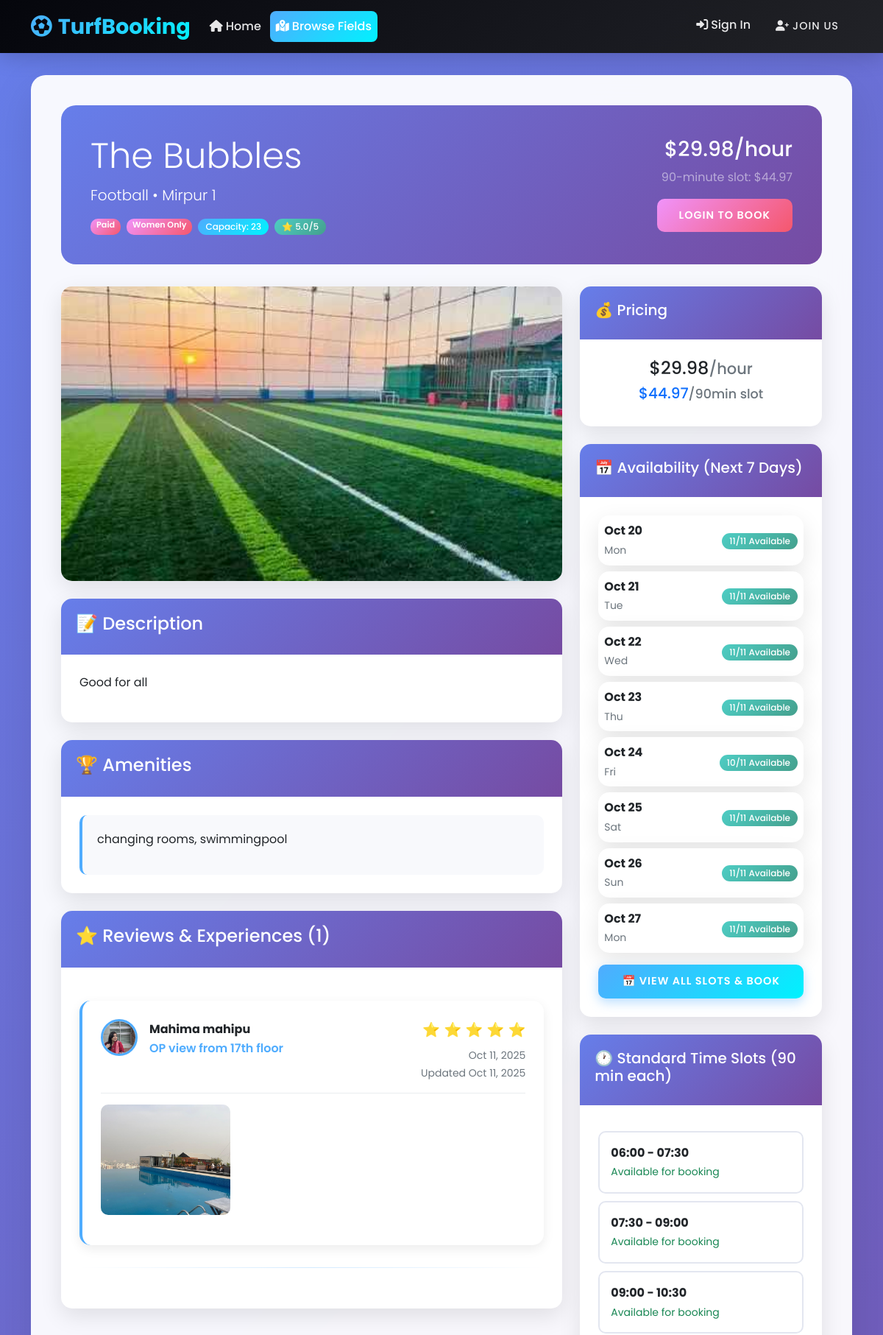
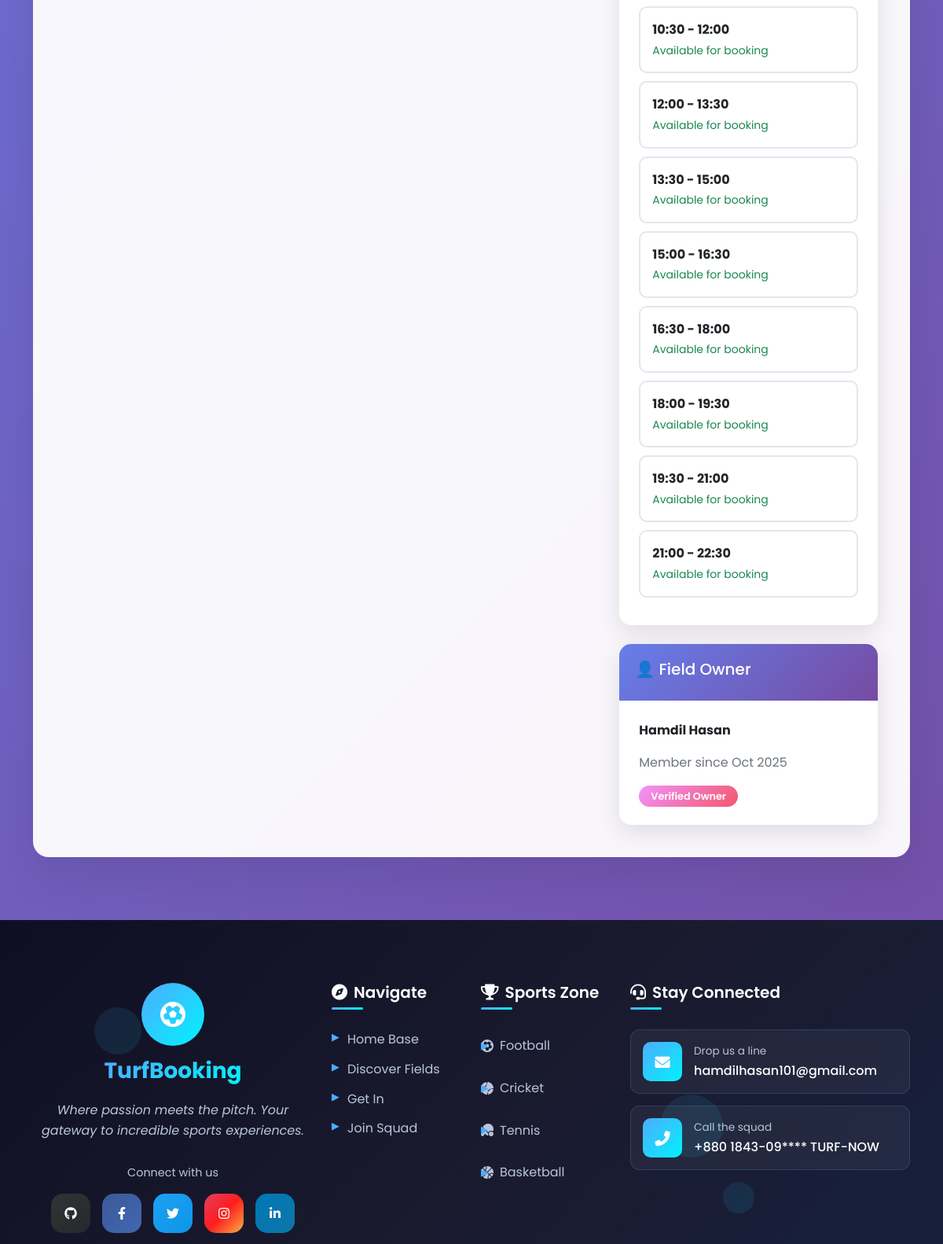
/fields/4/ (upper part), run on the app's committed database (2 pictures, top to bottom).
### fields/models.py (models this page shows, shortened)
class Field(models.Model):
    FIELD_TYPES = (
        ('Cricket', 'Cricket'),
        ('Football', 'Football'),
        ('Tennis', 'Tennis'),
        ('Basketball', 'Basketball'),
    )
    AVAILABILITY = (
        ('Free', 'Free'),
        ('Paid', 'Paid'),
    )
    owner = models.ForeignKey(User, on_delete=models.CASCADE)
    name = models.CharField(max_length=200)
    field_type = models.CharField(max_length=20, choices=FIELD_TYPES)
    location = models.CharField(max_length=300)
    cost_per_hour = models.DecimalField(max_digits=10, decimal_places=2)
    availability_type = models.CharField(max_length=10, choices=AVAILABILITY)
    description = models.TextField(max_length=1000)
    image = models.ImageField(upload_to='fields/', blank=True, null=True)
    is_women_only = models.BooleanField(default=False)
    capacity = models.PositiveIntegerField()
    amenities = models.TextField(max_length=500, blank=True)
    is_active = models.BooleanField(default=True)
    created_at = models.DateTimeField(auto_now_add=True)
    def get_90min_cost(self):
        if self.availability_type == 'Free':
            return Decimal('0.00')
        return self.cost_per_hour * Decimal('1.5')
    def get_formatted_90min_cost(self):
        cost = self.get_90min_cost()
        return f"${cost:.2f}"

class Review(models.Model):
    user = models.ForeignKey(User, on_delete=models.CASCADE)
    field = models.ForeignKey(Field, on_delete=models.CASCADE)
    rating = models.PositiveIntegerField(choices=[(i, i) for i in range(1, 6)])
    comment = models.TextField(max_length=1000, blank=True)
    experience_title = models.CharField(max_length=200, blank=True)
    created_at = models.DateTimeField(auto_now_add=True)
    updated_at = models.DateTimeField(auto_now=True)
    class Meta:
        unique_together = ('user', 'field')

class ReviewImage(models.Model):
    review = models.ForeignKey(Review, on_delete=models.CASCADE, related_name='images')
    image = models.ImageField(upload_to='review_images/')
    caption = models.CharField(max_length=200, blank=True)
    uploaded_at = models.DateTimeField(auto_now_add=True)

class FieldTimeSlot(models.Model):
    field = models.ForeignKey(Field, on_delete=models.CASCADE)
    start_time = models.TimeField()
    end_time = models.TimeField()
    is_available = models.BooleanField(default=True)

### accounts/models.py (models this page shows, shortened)
class UserProfile(models.Model):
    user = models.OneToOneField(User, on_delete=models.CASCADE)
    age = models.PositiveIntegerField(null=True, blank=True, default=18)
    mobile = models.CharField(max_length=15, blank=True, null=True)
    address = models.CharField(max_length=200, blank=True, null=True)
    gender = models.CharField(
        max_length=10,
        choices=[('Male', 'Male'), ('Female', 'Female')],
        blank=True,
        null=True,
        default='Male'
    )
    emergency_contact = models.CharField(max_length=15, blank=True, null=True)
    is_field_owner = models.BooleanField(default=False)
    profile_picture = models.ImageField(upload_to='profiles/', blank=True, null=True)

### fields/views.py (the view)
# urls.py: path('<int:field_id>/', views.field_detail, name='field_detail'),
def field_detail(request, field_id):
    field = get_object_or_404(Field, id=field_id, is_active=True)
    time_slots = FieldTimeSlot.objects.filter(field=field, is_available=True)
    reviews = Review.objects.filter(field=field).order_by('-created_at')
    avg_rating = reviews.aggregate(Avg('rating'))['rating__avg']
    today = date.today()
    available_dates = []
    for i in range(8):
        check_date = today + timedelta(days=i)
        booked_slots = set()
        try:
            bookings = Booking.objects.filter(
                field=field,
                booking_date=check_date,
                status__in=['Confirmed', 'Pending']
            ).values_list('time_slot_id', flat=True)
            booked_slots.update(bookings)
        except ImportError:
            pass
        total_slots = time_slots.count()
        available_slots = total_slots - len(booked_slots)
        available_dates.append({
            'date': check_date,
            'available_slots': available_slots,
            'total_slots': total_slots,
            'is_fully_booked': available_slots == 0
        })
    team_formations = []
    try:
        team_formations = TeamFormation.objects.filter(
            booking__field=field,
            looking_for_players=True,
            booking__booking_date__gte=date.today(),
            booking__status='Confirmed'
        )
    except ImportError:
        pass
    context = {
        'field': field,
        'time_slots': time_slots,
        'reviews': reviews,
        'avg_rating': avg_rating,
        'team_formations': team_formations,
        'available_dates': available_dates,
        'today': today,
    }
    return render(request, 'fields/field_detail.html', context)

### fields/templates/fields/field_detail.html (shortened to what this page needs)
{% extends 'base.html' %}
{% block content %}
<div class="field-detail-header">
    <div class="row align-items-center">
        <div class="col-md-8">
            <h1 class="display-5">{{ field.name }}</h1>
            <p class="lead">{{ field.field_type }} • {{ field.location }}</p>
            <div class="d-flex flex-wrap gap-2 mt-3">
                <span class="badge {{ field.availability_type|lower }}-field">
                    {{ field.availability_type }}
                </span>
                {% if field.is_women_only %}
                    <span class="badge women-only-indicator">Women Only</span>
                {% endif %}
                <span class="badge bg-info">Capacity: {{ field.capacity }}</span>
                {% if avg_rating %}
                    <span class="badge bg-success">
                        ⭐ {{ avg_rating|floatformat:1 }}/5
                    </span>
                {% endif %}
            </div>
        </div>
        <div class="col-md-4 text-end">
            <h3 class="text-white">${{ field.cost_per_hour }}/hour</h3>
            <p class="text-white-50">90-minute slot: {{ field.get_formatted_90min_cost }}</p>
            {% if user.is_authenticated %}
                <a href="{% url 'bookings:book_field' field.id %}" class="btn btn-success btn-lg">
                    📅 Book Now
                </a>
            {% else %}
                <a href="{% url 'accounts:login' %}" class="btn btn-warning btn-lg">
                    Login to Book
                </a>
            {% endif %}
        </div>
    </div>
</div>
<div class="row">
    <div class="col-md-8">
        <div class="card mb-4">
            {% if field.image %}
                <img src="{{ field.image.url }}" class="card-img-top" alt="{{ field.name }}" style="height: 400px; object-fit: cover;">
            {% else %}
                <div class="card-img-top bg-secondary d-flex align-items-center justify-content-center" style="height: 400px;">
                    <span class="text-white" style="font-size: 4rem;">🏟️</span>
                </div>
            {% endif %}
        </div>
        <div class="card mb-4">
            <div class="card-header">
                <h4>📝 Description</h4>
            </div>
            <div class="card-body">
                <p>{{ field.description }}</p>
            </div>
        </div>
        {% if field.amenities %}
        <div class="card mb-4">
            <div class="card-header">
                <h4>🏆 Amenities</h4>
            </div>
            <div class="card-body">
                <div class="field-amenities">
                    {{ field.amenities|linebreaks }}
                </div>
            </div>
        </div>
        {% endif %}
        <div class="card mb-4">
            <div class="card-header d-flex justify-content-between align-items-center">
                <h4>⭐ Reviews & Experiences ({{ reviews.count }})</h4>
            </div>
            <div class="card-body">
                {% for review in reviews %}
                    <div class="review-card enhanced-review">
                        <div class="review-header">
                            <div class="d-flex justify-content-between align-items-start">
                                <div class="reviewer-info">
                                    <div class="d-flex align-items-center">
                                        {% if review.user.userprofile.profile_picture %}
                                            <img src="{{ review.user.userprofile.profile_picture.url }}"
                                                 alt="Profile" class="reviewer-avatar">
                                        {% else %}
                                            <div class="reviewer-avatar-placeholder">
                                                {{ review.user.username|first|upper }}
                                            </div>
                                        {% endif %}
                                        <div class="ms-3">
                                            <strong>{{ review.user.get_full_name|default:review.user.username }}</strong>
                                            {% if review.experience_title %}
                                                <h6 class="experience-title mt-1">{{ review.experience_title }}</h6>
                                            {% endif %}
                                        </div>
                                    </div>
                                </div>
                                <div class="rating-and-date text-end">
                                    <div class="rating-stars">
                                        {% for i in "12345" %}
                                            {% if forloop.counter <= review.rating %}
                                                ⭐
                                            {% else %}
                                                ☆
                                            {% endif %}
                                        {% endfor %}
                                    </div>
                                    <small class="text-muted">{{ review.created_at|date:"M d, Y" }}</small>
                                    {% if review.updated_at != review.created_at %}
                                        <small class="text-muted d-block">Updated {{ review.updated_at|date:"M d, Y" }}</small>
                                    {% endif %}
                                </div>
                            </div>
                        </div>
                        {% if review.images.all %}
                            <div class="review-images mt-3">
                                <div class="row">
                                    {% for image in review.images.all %}
                                        <div class="col-md-4 col-sm-6 mb-3">
                                            <div class="review-image-container">
                                                <img src="{{ image.image.url }}"
                                                     alt="Review Image"
                                                     class="review-image"
                                                     onclick="openImageModal('{{ image.image.url }}', '{{ image.caption|default:"Experience photo" }}')">
                                            </div>
                                        </div>
                                    {% endfor %}
                                </div>
                            </div>
                        {% endif %}
                    </div>
                    <hr class="review-divider">
                {% endfor %}
            </div>
        </div>
    </div>
    <div class="col-md-4">
        <div class="card mb-4">
            <div class="card-header">
                <h5>💰 Pricing</h5>
            </div>
            <div class="card-body">
                <div class="text-center">
                    <h4>${{ field.cost_per_hour }}<small class="text-muted">/hour</small></h4>
                    <h5 class="text-primary">{{ field.get_formatted_90min_cost }}<small class="text-muted">/90min slot</small></h5>
                </div>
            </div>
        </div>
        <div class="card mb-4">
            <div class="card-header">
                <h5>📅 Availability (Next 7 Days)</h5>
            </div>
            <div class="card-body">
                {% for date_info in available_dates %}
                    <div class="card mb-2 {% if date_info.is_fully_booked %}border-danger{% else %}border-success{% endif %}">
                        <div class="card-body p-2">
                            <div class="d-flex justify-content-between align-items-center">
                                <div>
                                    <strong>{{ date_info.date|date:"M d" }}</strong>
                                    <br>
                                    <small class="text-muted">{{ date_info.date|date:"D" }}</small>
                                </div>
                                <div class="text-end">
                                    {% if date_info.is_fully_booked %}
                                        <span class="badge bg-danger">Fully Booked</span>
                                    {% else %}
                                        <span class="badge bg-success">{{ date_info.available_slots }}/{{ date_info.total_slots }} Available</span>
                                    {% endif %}
                                </div>
                            </div>
                        </div>
                    </div>
                {% endfor %}
                <div class="d-grid mt-3">
                    <a href="{% url 'bookings:book_field' field.id %}" class="btn btn-primary">
                        📅 View All Slots & Book
                    </a>
                </div>
            </div>
        </div>
        <div class="card mb-4">
            <div class="card-header">
                <h5>🕐 Standard Time Slots (90 min each)</h5>
            </div>
            <div class="card-body">
                {% for slot in time_slots %}
                    <div class="time-slot">
                        <strong>{{ slot.start_time|time:"H:i" }} - {{ slot.end_time|time:"H:i" }}</strong>
                        <br>
                        <small class="text-success">Available for booking</small>
                    </div>
                {% empty %}
                    <p class="text-muted">No time slots available</p>
                {% endfor %}
            </div>
        </div>
        <div class="card">
            <div class="card-header">
                <h5>👤 Field Owner</h5>
            </div>
            <div class="card-body">
                <p><strong>{{ field.owner.get_full_name|default:field.owner.username }}</strong></p>
                <p class="text-muted">Member since {{ field.owner.date_joined|date:"M Y" }}</p>
                <span class="field-owner-badge">Verified Owner</span>
            </div>
        </div>
    </div>
</div>
{% endblock %}

### data on the page
Field: name "The Bubbles", field_type "Football", location "Mirpur 1", availability_type "Paid", capacity "23", cost_per_hour "29.98", get_formatted_90min_cost "$44.97", image (picture), description "Good for all", amenities "changing rooms, swimmingpool", owner.get_full_name "Hamdil Hasan", owner.date_joined "Oct 2025"
Review: user.userprofile.profile_picture (picture), user.get_full_name "Mahima mahipu", experience_title "OP view from 17th floor", rating 5 (drawn), created_at "Oct 11, 2025", updated_at "Oct 11, 2025"
ReviewImage: image (picture)
FieldTimeSlot: start_time "06:00", end_time "07:30"
FieldTimeSlot: start_time "07:30", end_time "09:00"
FieldTimeSlot: start_time "09:00", end_time "10:30"
FieldTimeSlot: start_time "10:30", end_time "12:00"
FieldTimeSlot: start_time "12:00", end_time "13:30"
FieldTimeSlot: start_time "13:30", end_time "15:00"
FieldTimeSlot: start_time "15:00", end_time "16:30"
FieldTimeSlot: start_time "16:30", end_time "18:00"
FieldTimeSlot: start_time "18:00", end_time "19:30"
FieldTimeSlot: start_time "19:30", end_time "21:00"
FieldTimeSlot: start_time "21:00", end_time "22:30"

### other printed values
{{ avg_rating|floatformat:1 }} "5.0"
{{ reviews.count }} "1"
{{ date_info.date|date:"M d" }} "Oct 20" "Oct 21" "Oct 22" "Oct 23" "Oct 24" "Oct 25" "Oct 26" "Oct 27"
{{ date_info.date|date:"D" }} "Mon" "Tue" "Wed" "Thu" "Fri" "Sat" "Sun" "Mon"
{{ date_info.available_slots }} "11" "11" "11" "11" "10" "11" "11" "11"
{{ date_info.total_slots }} "11" "11" "11" "11" "11" "11" "11" "11"
